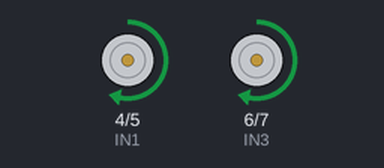
The sketch below on a simulated Arduino Uno, built with avr-gcc and run on an emulated ATmega328P. Parts: motor-driver pin pairs drawn as motors (green arrow = first pin HIGH = forward, orange = second pin HIGH = backward, longer = more drive, scaled by the enable pin).

Above: at 0.5 s.
Timing chart, 0 to 4.6 s (numbered marks = the images above):
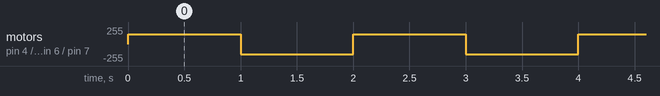

Measured:
- by itself, motor on pin 4 (IN1) / pin 5 (IN2), motor on pin 6 (IN3) / pin 7 (IN4): alternates forward 150/255 for 1.0 s and backward 150/255 for 1.0 s

The sketch:

V_rifMoteurs.ino
```cpp
//-- MOTEUR A -
int ENA=9; //Connecté à Arduino pin 9(sortie PWM)
int IN1=4; //Connecté à Arduino pin 4
int IN2=5; //Connecté à Arduino pin 5

//-- MOTEUR B -
int ENB=10; //Connecté à Arduino pin 10(Sortie PWM)
int IN3=6; //Connecté à Arduino pin 6
int IN4=7; //Connecté à Arduino pin 7

void setup() {
  pinMode(ENA,OUTPUT); // Configurer
  pinMode(ENB,OUTPUT); // les broches
  pinMode(IN1,OUTPUT); // comme sortie
  pinMode(IN2,OUTPUT);
  pinMode(IN3,OUTPUT);
  pinMode(IN4,OUTPUT);
  digitalWrite(ENA,LOW);// Moteur A - Ne pas tourner
  digitalWrite(ENB,LOW);// Moteur B - Ne pas tourner

  // Direction du Moteur A
  digitalWrite(IN1,HIGH);
  digitalWrite(IN2,LOW);

  // Direction du Moteur B
  digitalWrite(IN3,HIGH);
  digitalWrite(IN4,LOW);
}

void loop() {
  //Test moteur sens 1
  analogWrite(ENA,150);
  analogWrite(ENB,150);
  delay(1000);
  analogWrite(ENA,LOW);
  analogWrite(ENB,LOW);

  // Inversion direction du Moteur A
  digitalWrite(IN1,LOW);
  digitalWrite(IN2,HIGH);
  // Inversion direction du Moteur B
  digitalWrite(IN3,LOW);
  digitalWrite(IN4,HIGH);

  //Test moteur sens 2
  analogWrite(ENA,150);
  analogWrite(ENB,150);
  delay(1000);
  analogWrite(ENA,LOW);
  analogWrite(ENB,LOW);

  // On remet les moteurs a l'endroit
  // Inversion direction du Moteur A
  digitalWrite(IN1,HIGH);
  digitalWrite(IN2,LOW);
  // Inversion direction du Moteur B
  digitalWrite(IN3,HIGH);
  digitalWrite(IN4,LOW);
}
```
